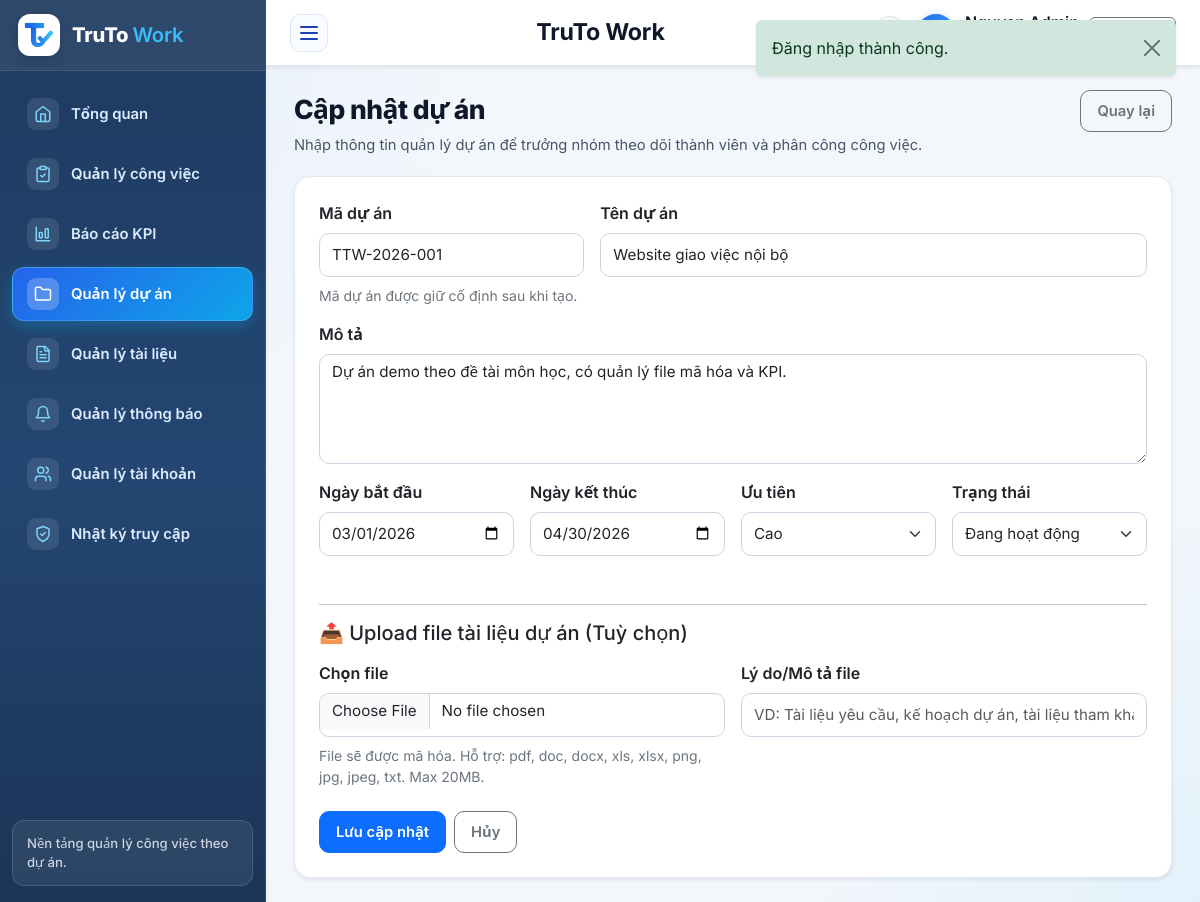
Screenshot of /index.php?route=du_an/edit&id=1 (signed in) with the database file from the repository.
### tables this page shows
CREATE TABLE `tai_khoan` (
  `id` int(11) NOT NULL,
  `name` varchar(150) NOT NULL,
  `email` varchar(150) NOT NULL,
  `password` varchar(255) NOT NULL,
  `public_key_jwk` longtext DEFAULT NULL,
  `role` enum('admin','manager','employee') NOT NULL DEFAULT 'employee',
  `department` varchar(100) DEFAULT NULL,
  `status` enum('active','inactive') NOT NULL DEFAULT 'active',
  `created_at` datetime NOT NULL
);

CREATE TABLE `du_an` (
  `id` int(11) NOT NULL,
  `code` varchar(50) NOT NULL,
  `name` varchar(150) NOT NULL,
  `description` text DEFAULT NULL,
  `start_date` date DEFAULT NULL,
  `end_date` date DEFAULT NULL,
  `priority` enum('low','medium','high') NOT NULL DEFAULT 'medium',
  `status` enum('planning','active','completed') NOT NULL DEFAULT 'active',
  `created_by` int(11) NOT NULL,
  `created_at` datetime NOT NULL
);

### app/views/du_an/form.php (the view, shortened to what the rows shown need)
<?php $isEdit = !empty($project); ?>
<div class="section-header">
    <div>
        <div class="section-title"><?= $isEdit ? 'Cập nhật dự án' : 'Tạo dự án mới' ?></div>
        <p class="section-desc">Nhập thông tin quản lý dự án để trưởng nhóm theo dõi thành viên và phân công công việc.</p>
    </div>
    <a class="btn btn-outline-secondary" href="<?= e(route_url('du_an/index')) ?>">Quay lại</a>
</div>
<div class="card border-0 shadow-sm">
    <div class="card-body p-4">
        <form id="project_form" method="post" enctype="multipart/form-data" action="<?= e($isEdit ? route_url('du_an/update', ['id' => $project['id']]) : route_url('du_an/store')) ?>">
            <div class="row g-3">
                <div class="col-md-4">
                    <label class="form-label fw-semibold">Mã dự án</label>
                    <input class="form-control" value="<?= e($generatedCode ?? ($project['code'] ?? '')) ?>" readonly>
                    <div class="small text-secondary mt-2">
                        <?= $isEdit ? 'Mã dự án được giữ cố định sau khi tạo.' : 'Hệ thống tự sinh mã theo mẫu TTW-' . date('Y') . '-001 và tự tăng đúng thứ tự.' ?>
                    </div>
                </div>
                <div class="col-md-8">
                    <label class="form-label fw-semibold">Tên dự án</label>
                    <input class="form-control" name="name" required value="<?= e($project['name'] ?? '') ?>">
                </div>
                <div class="col-12">
                    <label class="form-label fw-semibold">Mô tả</label>
                    <textarea class="form-control" rows="4" name="description"><?= e($project['description'] ?? '') ?></textarea>
                </div>
                <div class="col-md-3">
                    <label class="form-label fw-semibold">Ngày bắt đầu</label>
                    <input type="date" class="form-control" id="project_start_date" name="start_date" value="<?= e($project['start_date'] ?? '') ?>">
                </div>
                <div class="col-md-3">
                    <label class="form-label fw-semibold">Ngày kết thúc</label>
                    <input type="date" class="form-control" id="project_end_date" name="end_date" value="<?= e($project['end_date'] ?? '') ?>">
                </div>
                <div class="col-md-3">
                    <label class="form-label fw-semibold">Ưu tiên</label>
                    <select class="form-select" name="priority">
                        <option value="high" <?= (($project['priority'] ?? 'medium') === 'high') ? 'selected' : '' ?>>Cao</option>
                    </select>
                </div>
                <div class="col-md-3">
                    <label class="form-label fw-semibold">Trạng thái</label>
                    <select class="form-select" name="status">
                        <option value="active" <?= (($project['status'] ?? 'active') === 'active') ? 'selected' : '' ?>>Đang hoạt động</option>
                    </select>
                </div>
                <?php if ($isEdit): ?>
                <div class="col-12">
                    <hr>
                    <h5 class="mb-3">📤 Upload file tài liệu dự án (Tuỳ chọn)</h5>
                    <div class="row g-3">
                        <div class="col-md-6">
                            <label class="form-label fw-semibold">Chọn file</label>
                            <input type="file" class="form-control" id="project_attachment" name="project_attachment" data-e2e-file <?= $isEdit ? 'data-recipient-url="' . e(route_url('crypto/projectRecipients', ['id' => $project['id']])) . '"' : '' ?>>
                            <div class="small text-secondary mt-2">
                                File sẽ được mã hóa. Hỗ trợ: pdf, doc, docx, xls, xlsx, png, jpg, jpeg, txt. Max 20MB.
                            </div>
                        </div>
                        <div class="col-md-6">
                            <label class="form-label fw-semibold">Lý do/Mô tả file</label>
                            <input type="text" class="form-control" name="upload_reason" placeholder="VD: Tài liệu yêu cầu, kế hoạch dự án, tài liệu tham khảo, ...">
                        </div>
                    </div>
                </div>
                <?php endif; ?>
            </div>
            <div class="mt-4 d-flex gap-2">
                <button class="btn btn-primary" id="project_submit_btn"><?= $isEdit ? 'Lưu cập nhật' : 'Tạo dự án' ?></button>
                <a class="btn btn-outline-secondary" href="<?= e(route_url('du_an/index')) ?>">Hủy</a>
            </div>
        </form>
    </div>
</div>

### app/views/layouts/main.php (shortened to what the rows shown need)
<?php
$authUser = current_user();
$currentRoute = (string) ($_GET['route'] ?? ($authUser ? 'dashboard/index' : 'home/index'));
$isPublicPage = !$authUser && str_starts_with($currentRoute, 'home/');
$isLoginPage = !$authUser && str_starts_with($currentRoute, 'auth/');
?>
<!doctype html>
<html lang="vi">
<head>
    <link href="https://cdn.jsdelivr.net/npm/bootstrap@5.3.3/dist/css/bootstrap.min.css" rel="stylesheet">
    <link href="assets/css/app.css?v=20261025v6" rel="stylesheet">
</head>
<body>
<?php if ($isPublicPage): ?>
    <div class="public-site-shell">
        <header class="public-header">
            <div class="public-container public-header-inner">
                <a class="brand-public" href="<?= e(route_url('home/index')) ?>">
                    <span class="brand-public-mark">
                        <img src="assets/images/logo-icon.png" alt="TruTo Work">
                    </span>
                    <span>
                        <strong>TruTo <span class="text-primary fw-semibold">Work</span></strong>
                        <small>Quản lý công việc theo dự án</small>
                    </span>
                </a>
                <nav class="public-nav">
                    <a class="<?= $currentRoute === 'home/index' ? 'is-active' : '' ?>" href="<?= e(route_url('home/index')) ?>">Trang chủ</a>
                    <a class="<?= $currentRoute === 'home/about' ? 'is-active' : '' ?>" href="<?= e(route_url('home/about')) ?>">Giới thiệu</a>
                    <a href="<?= e(route_url('auth/login')) ?>">Đăng nhập</a>
                </nav>
            </div>
        </header>
        <main class="public-main">
            <div class="public-container">
                <?= $content ?>
            </div>
        </main>
        <footer class="public-footer">
            <div class="public-container public-footer-inner">
                <span>TruTo Work</span>
            </div>
        </footer>
    </div>
<?php else: ?>
    <div class="app-shell">
        <aside class="sidebar shadow-sm">
            <div class="sidebar-header">
                <a class="sidebar-brand text-decoration-none" href="<?= e(route_url('dashboard/index')) ?>">
                    <div class="brand-icon">
                        <img src="assets/images/logo-icon.png" alt="TruTo Work">
                    </div>
                    <div class="brand-title">TruTo <span class="brand-title-accent">Work</span></div>
                </a>
            </div>
            <nav class="sidebar-menu">
                <a class="menu-link <?= e(active_menu('dashboard/')) ?>" href="<?= e(route_url('dashboard/index')) ?>" data-short-label="TG" title="Tổng quan">
                    <span class="menu-icon" aria-hidden="true">
                        <svg xmlns="http://www.w3.org/2000/svg" width="18" height="18" viewBox="0 0 24 24" fill="none" stroke="currentColor" stroke-width="2" stroke-linecap="round" stroke-linejoin="round"><path d="m3 9 9-7 9 7v11a2 2 0 0 1-2 2H5a2 2 0 0 1-2-2z"/><polyline points="9 22 9 12 15 12 15 22"/></svg>
                    </span>
                    <span class="menu-text">Tổng quan</span>
                </a>
                <a class="menu-link <?= e(active_menu('cong_viec/')) ?>" href="<?= e(route_url('cong_viec/index')) ?>" data-short-label="CV" title="Quản lý công việc">
                    <span class="menu-icon" aria-hidden="true">
                    </span>
                    <span class="menu-text">Quản lý công việc</span>
                </a>
                <a class="menu-link <?= e(active_menu('kpi/')) ?>" href="<?= e(route_url('kpi/index')) ?>" data-short-label="KPI" title="Báo cáo KPI">
                    <span class="menu-icon" aria-hidden="true">
                        <svg xmlns="http://www.w3.org/2000/svg" width="18" height="18" viewBox="0 0 24 24" fill="none" stroke="currentColor" stroke-width="2" stroke-linecap="round" stroke-linejoin="round"><path d="M3 3v18h18"/><rect width="4" height="7" x="7" y="10" rx="1"/><rect width="4" height="12" x="15" y="5" rx="1"/></svg>
                    </span>
                    <span class="menu-text">Báo cáo KPI</span>
                </a>
                <a class="menu-link <?= e(active_menu('du_an/')) ?>" href="<?= e(route_url('du_an/index')) ?>" data-short-label="DA" title="Quản lý dự án">
                    <span class="menu-icon" aria-hidden="true">
                        <svg xmlns="http://www.w3.org/2000/svg" width="18" height="18" viewBox="0 0 24 24" fill="none" stroke="currentColor" stroke-width="2" stroke-linecap="round" stroke-linejoin="round"><path d="M20 20a2 2 0 0 0 2-2V8a2 2 0 0 0-2-2h-7.9a2 2 0 0 1-1.69-.9L9.6 3.9A2 2 0 0 0 7.93 3H4a2 2 0 0 0-2 2v13a2 2 0 0 0 2 2Z"/></svg>
                    </span>
                    <span class="menu-text">Quản lý dự án</span>
                </a>
                <?php if (in_array($authUser['role'], ['manager', 'admin'], true)): ?>
                    <a class="menu-link <?= e(active_menu('files/') ?: active_menu('tai_lieu/')) ?>" href="<?= e(route_url('files/index')) ?>" data-short-label="TL" title="Quản lý tài liệu">
                        <span class="menu-icon" aria-hidden="true">
                        </span>
                        <span class="menu-text">Quản lý tài liệu</span>
                    </a>
                <?php endif; ?>
                <?php $notifMenuTitle = in_array($authUser['role'], ['manager', 'admin'], true) ? 'Quản lý thông báo' : 'Xem thông báo'; ?>
                <a class="menu-link <?= e(active_menu('thong_bao/')) ?>"
                   href="<?= e(route_url('thong_bao/index')) ?>"
                   data-short-label="TB"
                   title="<?= e($notifMenuTitle) ?>">
                    <span class="menu-icon" aria-hidden="true">
                        <svg xmlns="http://www.w3.org/2000/svg" width="18" height="18" viewBox="0 0 24 24" fill="none" stroke="currentColor" stroke-width="2" stroke-linecap="round" stroke-linejoin="round"><path d="M6 8a6 6 0 0 1 12 0c0 7 3 9 3 9H3s3-2 3-9"/><path d="M10.3 21a1.94 1.94 0 0 0 3.4 0"/></svg>
                    </span>
                    <span class="menu-text flex-grow-1"><?= e($notifMenuTitle) ?></span>
                </a>
                <?php if ($authUser['role'] === 'admin'): ?>
                    <a class="menu-link <?= e(active_menu('tai_khoan/')) ?>" href="<?= e(route_url('tai_khoan/index')) ?>" data-short-label="TK" title="Quản lý tài khoản">
                        <span class="menu-icon" aria-hidden="true">
                        </span>
                        <span class="menu-text">Quản lý tài khoản</span>
                    </a>
                    <a class="menu-link <?= e(active_menu('nhat_ky/')) ?>" href="<?= e(route_url('nhat_ky/index')) ?>" data-short-label="NK" title="Nhật ký truy cập">
                        <span class="menu-icon" aria-hidden="true">
                            <svg xmlns="http://www.w3.org/2000/svg" width="18" height="18" viewBox="0 0 24 24" fill="none" stroke="currentColor" stroke-width="2" stroke-linecap="round" stroke-linejoin="round"><path d="M12 22s8-4 8-10V5l-8-3-8 3v7c0 6 8 10 8 10"/><path d="m9 12 2 2 4-4"/></svg>
                        </span>
                        <span class="menu-text">Nhật ký truy cập</span>
                    </a>
                <?php endif; ?>
            </nav>
            <div class="sidebar-footer">
                <div class="sidebar-footer-text">Nền tảng quản lý công việc theo dự án.</div>
            </div>
        </aside>
        <div class="main-shell">
            <header class="topbar shadow-sm">
                <button class="sidebar-toggle" type="button" aria-label="Thu gọn hoặc mở menu" aria-expanded="true" data-sidebar-toggle>
                    <span></span><span></span><span></span>
                </button>
                <div class="page-info">
                    <div class="page-label">TruTo Work</div>
                </div>
                <div class="topbar-user">
                    <a class="btn btn-light border position-relative p-0 d-inline-flex align-items-center justify-content-center rounded-circle"
                       style="width: 34px; height: 34px; min-height: 34px;"
                       href="<?= e(route_url('thong_bao/index', ['tab' => 'inbox'])) ?>"
                       title="Thông báo của bạn"
                       aria-label="Thông báo của bạn">
                    </a>
                    <div class="avatar-badge"><?= e(strtoupper(substr($authUser['name'], 0, 1))) ?></div>
                    <div class="d-none d-sm-block">
                        <div class="fw-semibold text-truncate" style="max-width: 140px;"><?= e($authUser['name']) ?></div>
                        <div class="small text-secondary"><?= e(role_label($authUser['role'])) ?></div>
                    </div>
                    <a class="btn btn-outline-secondary btn-sm" href="<?= e(route_url('auth/logout')) ?>" title="Đăng xuất">
                        <span class="d-none d-md-inline">Đăng xuất</span>
                    </a>
                </div>
            </header>
            <main class="content-shell">
                <?= $content ?>
            </main>
        </div>
    </div>
<?php endif; ?>
</body>
</html>

### rows the page displays
tai_khoan: role "Quản lý thông báo"
du_an: name "Website giao việc nội bộ", description "Dự án demo theo đề tài môn học, có quản lý file mã hóa và KPI.", start_date "03/01/2026", end_date "04/30/2026", priority "Cao", status "Đang hoạt động"

### other values shown
$flash['message'] "Đăng nhập thành công."
